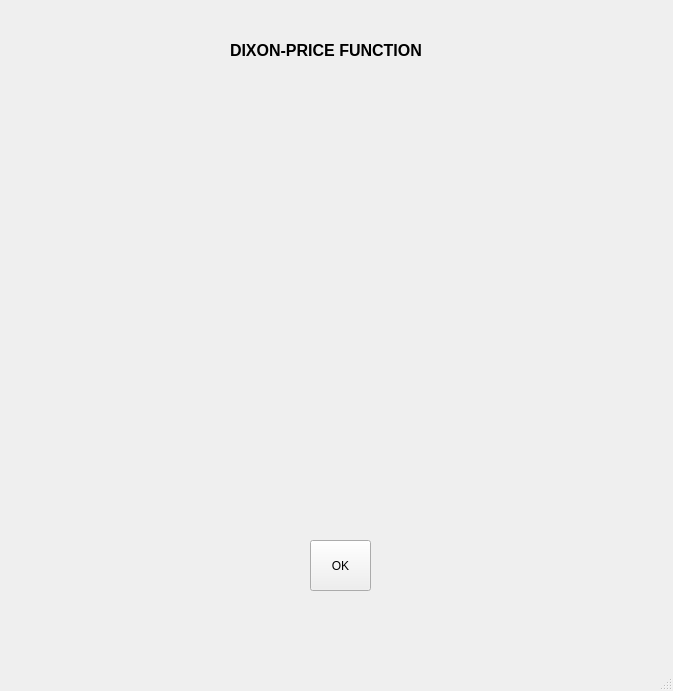
<?xml version="1.0" encoding="UTF-8"?>
<ui version="4.0">
 <class>MainWindow</class>
 <widget class="QMainWindow" name="MainWindow">
  <property name="geometry">
   <rect>
    <x>0</x>
    <y>0</y>
    <width>673</width>
    <height>691</height>
   </rect>
  </property>
  <property name="windowTitle">
   <string>MainWindow</string>
  </property>
  <widget class="QWidget" name="centralwidget">
   <widget class="QPushButton" name="okButton">
    <property name="geometry">
     <rect>
      <x>310</x>
      <y>540</y>
      <width>61</width>
      <height>51</height>
     </rect>
    </property>
    <property name="text">
     <string>OK</string>
    </property>
   </widget>
   <widget class="QLabel" name="label">
    <property name="geometry">
     <rect>
      <x>230</x>
      <y>40</y>
      <width>211</width>
      <height>21</height>
     </rect>
    </property>
    <property name="font">
     <font>
      <pointsize>12</pointsize>
      <weight>75</weight>
      <bold>true</bold>
     </font>
    </property>
    <property name="text">
     <string>DIXON-PRICE FUNCTION</string>
    </property>
   </widget>
   <widget class="QLabel" name="label_2">
    <property name="geometry">
     <rect>
      <x>50</x>
      <y>80</y>
      <width>541</width>
      <height>451</height>
     </rect>
    </property>
    <property name="text">
     <string/>
    </property>
    <property name="pixmap">
     <pixmap>images/dixon.png</pixmap>
    </property>
    <property name="scaledContents">
     <bool>true</bool>
    </property>
   </widget>
  </widget>
  <widget class="QMenuBar" name="menubar">
   <property name="geometry">
    <rect>
     <x>0</x>
     <y>0</y>
     <width>673</width>
     <height>21</height>
    </rect>
   </property>
  </widget>
  <widget class="QStatusBar" name="statusbar"/>
 </widget>
 <resources>
  <include location="ImageResources.qrc"/>
 </resources>
 <connections/>
</ui>
